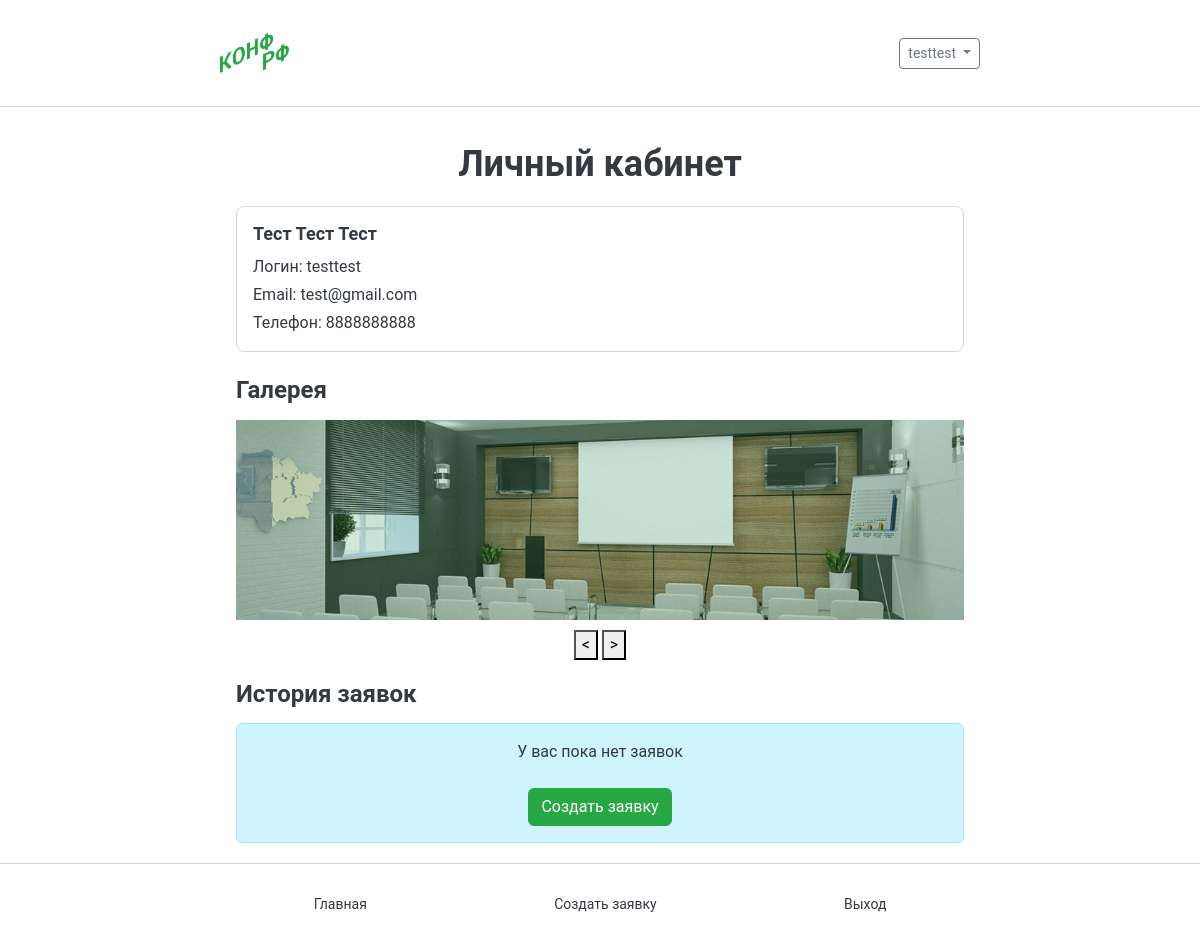
/cabinet/ (signed in), run on the app's committed database.
### booking/models.py (models this page shows, shortened)
class User(AbstractUser):
    full_name = models.CharField(max_length=200)
    phone = models.CharField(max_length=20)
    email = models.EmailField(unique=True)

### booking/views.py (the view, shortened to what this page needs)
# urls.py: path('cabinet/', views.cabinet, name='cabinet'),
@login_required
def cabinet(request):
    bookings = Booking.objects.filter(user=request.user)
    return render(request, 'booking/cabinet.html', {'bookings': bookings})

### booking/templates/booking/cabinet.html (shortened to what this page needs)
{% extends 'booking/base.html' %}
{% load static %}
{% block content %}
<h1 class="text-center">Личный кабинет</h1>
<div class="card p-3 mb-4">
    <h3>{{ user.full_name }}</h3>
    <p class="mb-1">Логин: {{ user.username }}</p>
    <p class="mb-1">Email: {{ user.email }}</p>
    <p class="mb-0">Телефон: {{ user.phone }}</p>
</div>
<h2>Галерея</h2>
<div style="text-align: center;">
    <img id="slideshow" src="{% static 'images/slide1.jpg' %}" style="width: 100%; height: 200px; object-fit: cover;">
    <br>
    <button onclick="prevSlide()" style="margin-top: 10px;"><</button>
    <button onclick="nextSlide()" style="margin-top: 10px;">></button>
</div>
<h2>История заявок</h2>
{% if bookings %}
    <div class="table-responsive">
        <table class="table">
            <thead>
                <tr>
                    <th>ID</th>
                    <th>Помещение</th>
                    <th>Тип</th>
                    <th>Дата</th>
                    <th>Оплата</th>
                    <th>Статус</th>
                    <th>Отзыв</th>
                </tr>
            </thead>
            <tbody>
                {% for booking in bookings %}
                <tr>
                    <td>{{ booking.id }}</td>
                    <td>{{ booking.room.name }}</td>
                    <td>{{ booking.room.get_room_type_display }}</td>
                    <td>{{ booking.date|date:"d.m.Y H:i" }}</td>
                    <td>{{ booking.get_payment_display }}</td>
                    <td class="status-{{ booking.status }}">
                        {% if booking.status == 'new' %}Новая
                        {% elif booking.status == 'scheduled' %}Назначено
                        {% else %}Завершено{% endif %}
                    </td>
                    <td>
                        {% if booking.review %}
                            {{ booking.review }}
                        {% elif booking.status == 'completed' %}
                            <button type="button" class="btn btn-sm btn-outline-primary" data-bs-toggle="modal" data-bs-target="#reviewModal{{ booking.id }}">
                                Отзыв
                            </button>
                            <div class="modal fade" id="reviewModal{{ booking.id }}">
                                <div class="modal-dialog">
                                    <div class="modal-content">
                                        <form method="post">
                                            {% csrf_token %}
                                            <div class="modal-header">
                                                <h5 class="modal-title">Отзыв</h5>
                                                <button type="button" class="btn-close" data-bs-dismiss="modal"></button>
                                            </div>
                                            <div class="modal-body">
                                                <input type="hidden" name="booking_id" value="{{ booking.id }}">
                                                <textarea name="review" class="form-control" rows="4" placeholder="Ваш отзыв"></textarea>
                                            </div>
                                            <div class="modal-footer">
                                                <button type="button" class="btn btn-secondary" data-bs-dismiss="modal">Отмена</button>
                                                <button type="submit" class="btn btn-primary">Отправить</button>
                                            </div>
                                        </form>
                                    </div>
                                </div>
                            </div>
                        {% else %}
                            -
                        {% endif %}
                    </td>
                </tr>
                {% endfor %}
            </tbody>
        </table>
    </div>
{% else %}
    <div class="alert alert-info text-center">
        <p>У вас пока нет заявок</p>
        <a href="{% url 'create' %}" class="btn btn-primary mt-2">Создать заявку</a>
    </div>
{% endif %}
{% endblock %}

### booking/templates/booking/base.html (shortened to what this page needs)
<!DOCTYPE html>
<html lang="ru">
<head>
    {% load django_bootstrap5 %}
    {% bootstrap_css %}
    {% load static %}
</head>
<body>
    <div class="main-container">
        <nav class="navbar navbar-light bg-white px-3 py-2">
            <div class="content-wrapper" style="width: 100%;">
                <div class="d-flex justify-content-between align-items-center">
                    <a class="navbar-brand" href="{% url 'cabinet' %}">
                        <img src="{% static 'images/logo.png' %}" alt="Конференции.РФ" style="height: 40px; width: auto;">
                    </a>
                    {% if user.is_authenticated %}
                    <div class="dropdown">
                        <button class="btn btn-sm btn-outline-secondary dropdown-toggle" type="button" data-bs-toggle="dropdown">
                            {{ user.username }}
                        </button>
                    </div>
                    {% endif %}
                </div>
            </div>
        </nav>
        <div class="content-wrapper">
            <main class="p-3 pb-bottom-nav">
                {% block content %}
                {% endblock %}
            </main>
        </div>
        {% if user.is_authenticated %}
        <div class="bottom-nav">
            <div class="content-wrapper">
                <div class="d-flex justify-content-around">
                    <a href="{% url 'cabinet' %}">Главная</a>
                    <a href="{% url 'create' %}">Создать заявку</a>
                    <a href="{% url 'logout' %}">Выход</a>
                </div>
            </div>
        </div>
        {% endif %}
    </div>
</body>
</html>

### booking/templates/booking/base.html (style rules this page uses)
:root { --main-gray: #343A40; --light-gray: #CED4DA; --green: #28A745; --white: #FFFFFF; }
body { font-family: Roboto, Arial, sans-serif; background-color: var(--light-gray); }
.main-container { max-width: 1200px; margin: 0 auto; background-color: var(--white); min-height: 100vh; padding-bottom: 50px; }
@media (min-width: 769px) { .content-wrapper { max-width: 800px; margin: 0 auto; padding: 20px; } }
h1 { font-size: 36px; font-weight: bold; color: var(--main-gray); margin-bottom: 20px; }
h2 { font-size: 24px; font-weight: 600; color: var(--main-gray); margin-bottom: 15px; margin-top: 20px; }
h3 { font-size: 18px; font-weight: 600; color: var(--main-gray); margin-bottom: 10px; }
p { font-size: 16px; color: var(--main-gray); }
.btn-primary { background-color: var(--green); border-color: var(--green); }
.card { border: 1px solid var(--light-gray); border-radius: 8px; background-color: white; }
.navbar { border-bottom: 1px solid var(--light-gray); }
.bottom-nav { position: fixed; bottom: 0; left: 0; right: 0; background-color: var(--white); border-top: 1px solid var(--light-gray); padding: 10px 0; }
.bottom-nav a { color: var(--main-gray); text-decoration: none; font-size: 14px; }
.pb-bottom-nav { padding-bottom: 70px; }

### data on the page
User: username "testtest", full_name "Тест Тест Тест", email "test@gmail.com", phone "8888888888"
